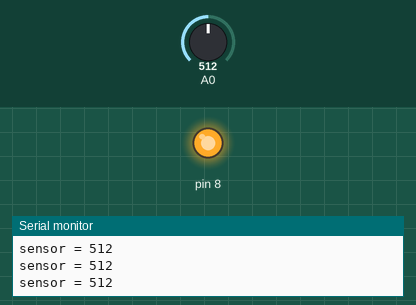
Simulated run of this sketch. Board: Arduino Uno, built with avr-gcc and run on an emulated ATmega328P. Parts: output pins drawn as LEDs (lit = HIGH), the last lines printed to the serial monitor. Inputs (shaded band) come from the test bench; at power-on: A0 = 512.

Above: at 1.2 s.
1.3 s: A0 set to 159
2.8 s: A0 set to 144
At 4.0 s:
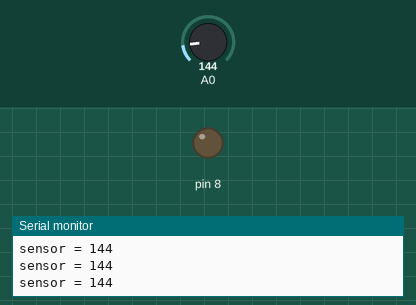
4.3 s: A0 set to 160
At 5.5 s:
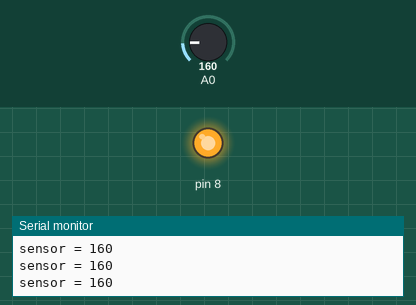
5.8 s: A0 set to 140
At 6.9 s:
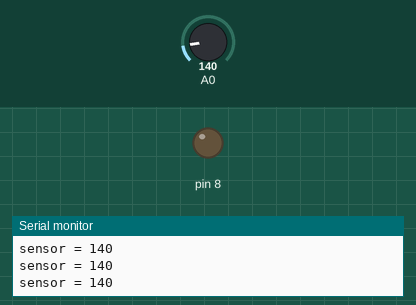
Timing chart, 0 to 8.3 s (numbered marks = the images above; inputs shaded):
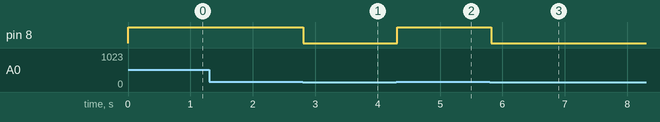

Measured:
- the behaviour switches between 151 and 150 on A0 (found by bisection; images 0 and 1)
- after the input at 2.8 s, pin 8: HIGH → LOW at once
- after the input at 4.3 s, pin 8: LOW → HIGH at once
- after the input at 5.8 s, pin 8: HIGH → LOW at once

The sketch:

pressure_light.ino
```cpp
// C++ code
//code for breadboard with led and pressure sensor
//
int sensor = 0;

void setup()
{
  pinMode(A0, INPUT);
  pinMode(8, OUTPUT);
  Serial.begin(9600);
}

void loop()
{
  sensor = analogRead(A0);
  if (sensor > 150) {
    digitalWrite(8, HIGH);
  } else {
    digitalWrite(8, LOW);
  }
  Serial.print("sensor = ");
  Serial.println(sensor);
  delay(100); // Wait for 100 millisecond(s)
}
```
